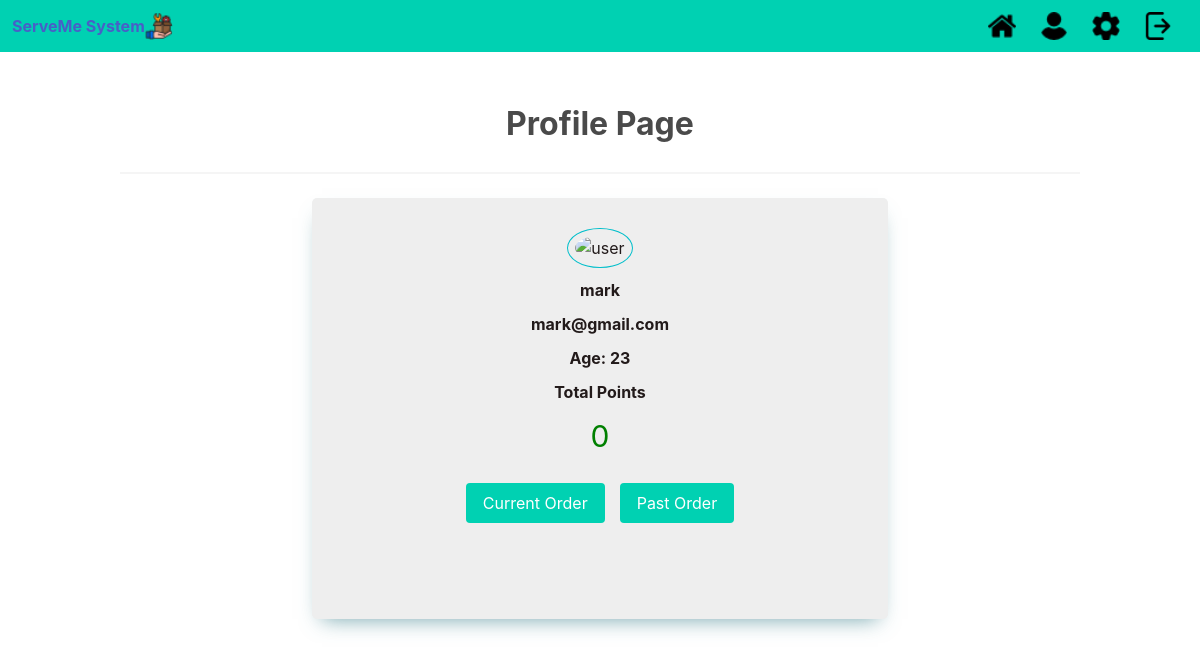
/profile (signed in), run on an earlier commit of the app's database.
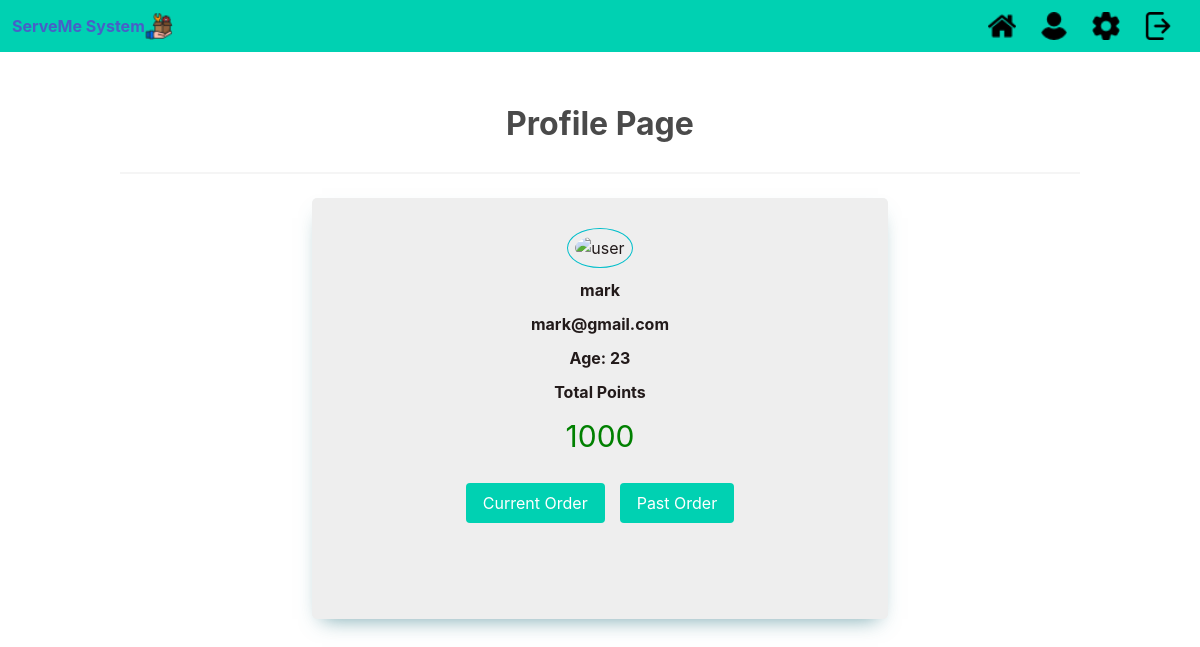
And on a later commit of the database.
### serveme/models.py (models this page shows, shortened)
class User (UserMixin, db.Model):
    userID         = db.Column(db.String(50), primary_key=True)
    email           = db.Column(db.String(50), nullable=False)
    name            = db.Column(db.String(30), nullable=False)
    password        = db.Column(db.String(100))
    gender          = db.Column(db.String(20))
    age             = db.Column(db.Integer, nullable=False)
    phoneNum    = db.Column(db.String(10), nullable=False)
    points     = db.Column(db.Integer, nullable=False)
    type       = db.Column(db.String(10), nullable=False)

### serveme/main.py (the view)
@main.route('/profile')
@login_required
def profile():
    return render_template('profile.html', user=current_user)

### serveme/templates/profile.html (shortened to what this page needs)
{% extends "base.html" %}
{% block content %}
<br>
<br>
   <div class="is-size-3">
       <b>Profile Page</b>
   </div>
  <hr>
  <div class="card-container">
    <img class="round" src="{{url_for('static', filename='profile_pic.png')}}" alt="user">
    <h3>{{ user.name }}</h3>
    <h3>{{ user.email }}</h3>
    <h3>Age: {{ user.age }}</h3>
    <h3>Total Points</h3>
    <div class="points">{{user.points}}</div>
  <br>
    <div class="buttons">
      <a href="{{ url_for('orderController.current_orders' )}}">
        <button class="button is-primary">Current Order</button>
      </a>
      <a href="{{ url_for('orderController.past_orders' )}}">
        <button class="button is-primary" style="margin-left: 15px;">Past Order</button>
      </a>
    </div>
    <br>
    <br>
    <br>
  </div>
{% endblock %}

What changed in the data, as far as the page shows it:
changed User "mark": points "0" → "1000"
